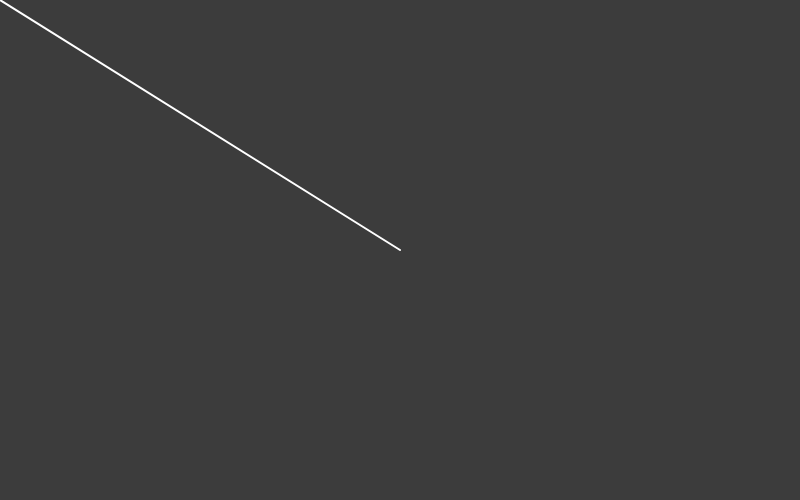
Frame 1 (no input)
Frame 60 (no input): identical to frame 1, image omitted
Frame 120 (the mouse pressed at the canvas centre since frame 60): blank canvas, image omitted

The p5.js sketch that drew this single still picture (run headless with seeded random() and noise() and a simulated clock; from frame 60 on, the mouse is pressed at the canvas centre):

// p5.js sketch
// ── sketch.js
// This was coded while reading:
// "The Nature of Code" by Daniel Shiffman
// http://natureofcode.com/

function setup() {
  var cnv = createCanvas(800,500);
}

function draw () {
  background(60,60,60);

  // One vector for mouse location
  var mouse = createVector(mouseX, mouseY);
  // Another vector for the center of the window
  var center = createVector(width/2,height/2);

  // Vector subtraction
  mouse.sub(center);

  translate(width/2,height/2);
  strokeWeight(2);
  stroke(255);
  line(0,0,mouse.x,mouse.y);
}
